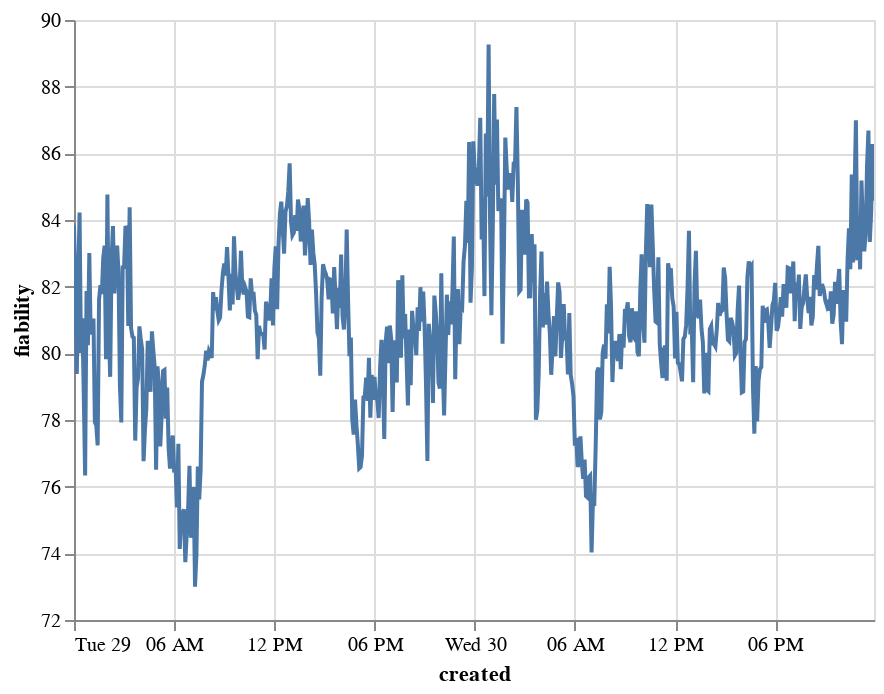

Write notebook code for a chart like this one.
### Code cell
#fiabilité moyenne par tranche de 5 min (graph interactif)
graph_fiab

### Figure 1 — Vega-Lite specification as saved in the notebook (floating-point values rounded to 4 significant figures; data arrays with more than 128 entries replaced by an {"elided": "..."} marker saying what was removed)
{"$schema": "https://vega.github.io/schema/vega-lite/v2.6.0.json", "config": {"view": {"height": 300, "width": 400}}, "data": {"name": "data-b0ffb136aa642d02ebe32f4760d2d0f7"}, "datasets": {"data-b0ffb136aa642d02ebe32f4760d2d0f7": {"elided": "576 records"}}, "encoding": {"x": {"field": "created", "type": "temporal"}, "y": {"field": "fiability", "scale": {"zero": false}, "type": "quantitative"}}, "mark": "line", "selection": {"selector001": {"bind": "scales", "encodings": ["x", "y"], "mark": {"fill": "#333", "fillOpacity": 0.125, "stroke": "white"}, "on": "[mousedown, window:mouseup] > window:mousemove!", "resolve": "global", "translate": "[mousedown, window:mouseup] > window:mousemove!", "type": "interval", "zoom": "wheel!"}}}
